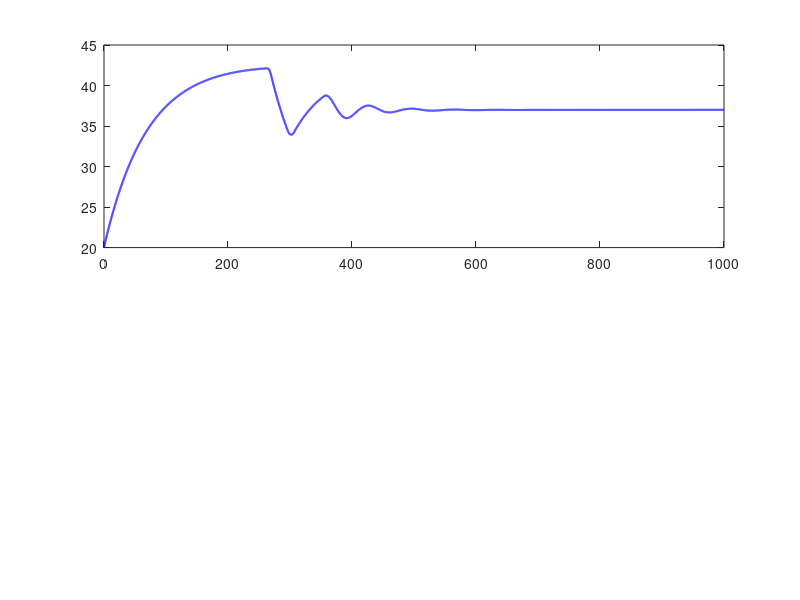

MATLAB code to generate this figure: (Note: this script raises an error after producing the figure.)
clc
close all
clear
% Parameters for thermal system
m = 0.5;                % Mass of the garment (kg)
c = 1000;               % Specific heat capacity (J/kg·K)
h_body_base = 5;        % Base heat transfer coefficient with body (W/K)
h_env_base = 2;         % Base heat transfer coefficient with environment (W/K)
T_set = 37;             % Target temperature (°C)

% Environmental conditions
T_env_base = 20;        % Base ambient temperature (°C)
T_body_base = 36.5;     % Base body temperature (°C)
h_loss = 0.8;           % Heat loss coefficient

% Actuator power limits
Power_max = 100;        % Maximum actuator power (W)
Power_min = -100;       % Minimum actuator power (W)

% Initial temperature
T = 20;                 % Starting temperature of garment (°C)
dt = 0.1;               % Time step for simulation (seconds)
time = 0:dt:1000;       % Total simulation time in seconds

% PID controller parameters
Kp = 10;                % Proportional gain
Ki = 5;                 % Integral gain
Kd = 1;                 % Derivative gain

% Initialize variables for PID control
error_sum = 0;
last_error = 0;

% Initialize arrays for plotting
T_history = zeros(size(time));     % Array to store temperature history
Power_history = zeros(size(time)); % Array to store actuator power

% Simulation loop
for i = 1:length(time)
    % Time-varying body and environment temperature
    T_body = T_body_base + 0.5 * sin(0.01 * time(i));  % Oscillating body temperature
    T_env = T_env_base + 5 * sin(0.005 * time(i));     % Oscillating ambient temperature
    
    % Dynamic heat transfer coefficients to model deformation effects
    deformation_factor = 1 + 0.2 * sin(0.002 * time(i));  % Simulated deformation factor
    h_body = h_body_base * deformation_factor;
    h_env = h_env_base * deformation_factor;

    % Error calculation
    error = T_set - T;
    
    % Nonlinear actuator response to error (simulating nonlinearity)
    Power = (Kp * error + Ki * error_sum + Kd * (error - last_error) / dt) * (1 + 0.1 * abs(error));
    Power = max(min(Power, Power_max), Power_min);  % Constrain Power within limits
    last_error = error;
    error_sum = error_sum + error * dt;
    
    % Actuator response with a nonlinear component
    Q_actuator = 0.8 * Power * (1 + 0.05 * abs(Power) / Power_max);
    Power_history(i) = Power;  % Track actuator power over time
    
    % Heat from body and environment with dynamic transfer coefficients
    Q_body = h_body * (T_body - T) + 0.1 * randn();
    Q_env = h_env * (T_env - T) + 0.1 * randn();
    Q_loss = h_loss * (T - T_env);
    
    % Differential equation for temperature change
    dTdt = (Q_actuator + Q_body + Q_env - Q_loss) / (m * c);
    T = T + dTdt * dt;
    
    % Store temperature for plotting
    T_history(i) = T;
end

% Plotting temperature with dynamic heat transfer and nonlinear actuator
figure;
subplot(2,1,1);
plot(time, T_history, '-b', 'LineWidth', 1.5, 'DisplayName', 'Temperature');
hold on;
yline(T_set, '--r', 'LineWidth', 1.5, 'DisplayName', 'Target Temperature');
xlabel('Time (seconds)');
ylabel('Temperature (°C)');
title('Temperature Control with Nonlinear Uniform Model');
legend('Location', 'Best');
grid on;

subplot(2,1,2);
plot(time, Power_history, '-m', 'DisplayName', 'Actuator Power');
xlabel('Time (seconds)');
ylabel('Power (W)');
title('Actuator Power over Time');
legend('Location', 'Best');
grid on;
